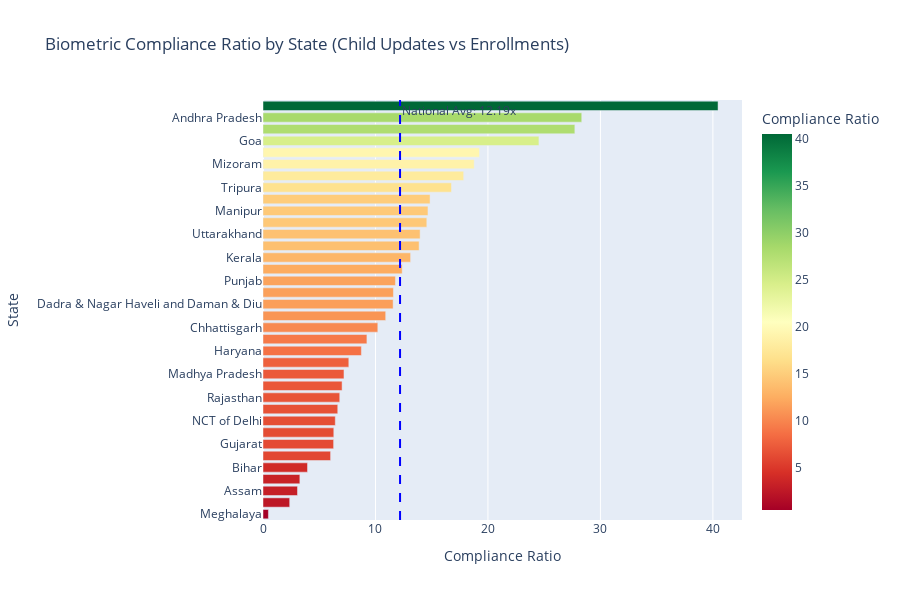

Source (notebook cell):
### Markdown cell above
### 1.3 Visualization: State Compliance Heatmap

### Code cell
# Create compliance visualization
fig = px.bar(
    state_compliance.sort_values('compliance_ratio', ascending=True),
    x='compliance_ratio',
    y='state',
    orientation='h',
    title='Biometric Compliance Ratio by State (Child Updates vs Enrollments)',
    labels={'compliance_ratio': 'Compliance Ratio', 'state': 'State'},
    color='compliance_ratio',
    color_continuous_scale='RdYlGn'
)

fig.add_vline(x=state_compliance['compliance_ratio'].mean(), 
              line_dash="dash", line_color="blue",
              annotation_text=f"National Avg: {state_compliance['compliance_ratio'].mean():.2f}x")

fig.update_layout(height=600, showlegend=False)
fig.show()

save_figure(fig, 'problem1_state_compliance_ratio')

### Figure 1 — Plotly figure (JSON) as saved in the notebook; plotly's stock layout.template omitted (floating-point values rounded to 4 significant figures)
{"data": [{"hovertemplate": "Compliance Ratio=%{marker.color}<br>State=%{y}<extra></extra>", "legendgroup": "", "marker": {"color": [0.4828, 2.374, 3.068, 3.277, 3.958, 6.01, 6.279, 6.295, 6.428, 6.647, 6.824, 7.032, 7.2, 7.63, 8.748, 9.24, 10.21, 10.91, 11.57, 11.6, 11.78, 12.37, 13.12, 13.88, 13.97, 14.56, 14.67, 14.85, 16.76, 17.84, 18.78, 19.25, 24.53, 27.73, 28.34, 40.46], "coloraxis": "coloraxis", "pattern": {"shape": ""}}, "name": "", "orientation": "h", "showlegend": false, "textposition": "auto", "type": "bar", "x": [0.4828, 2.374, 3.068, 3.277, 3.958, 6.01, 6.279, 6.295, 6.428, 6.647, 6.824, 7.032, 7.2, 7.63, 8.748, 9.24, 10.21, 10.91, 11.57, 11.6, 11.78, 12.37, 13.12, 13.88, 13.97, 14.56, 14.67, 14.85, 16.76, 17.84, 18.78, 19.25, 24.53, 27.73, 28.34, 40.46], "xaxis": "x", "y": ["Meghalaya", "Nagaland", "Assam", "West Bengal", "Bihar", "Ladakh", "Gujarat", "Jharkhand", "NCT of Delhi", "Uttar Pradesh", "Rajasthan", "Sikkim", "Madhya Pradesh", "Karnataka", "Haryana", "Telangana", "Chhattisgarh", "Jammu & Kashmir", "Dadra & Nagar Haveli and Daman & Diu", "Maharashtra", "Punjab", "Arunachal Pradesh", "Kerala", "Odisha", "Uttarakhand", "Tamil Nadu", "Manipur", "Puducherry", "Tripura", "Lakshadweep", "Mizoram", "Himachal Pradesh", "Goa", "Chandigarh", "Andhra Pradesh", "Andaman & Nicobar Islands"], "yaxis": "y"}], "layout": {"annotations": [{"showarrow": false, "text": "National Avg: 12.19x", "x": 12.19, "xanchor": "left", "xref": "x", "y": 1, "yanchor": "top", "yref": "y domain"}], "barmode": "relative", "coloraxis": {"colorbar": {"title": {"text": "Compliance Ratio"}}, "colorscale": [[0, "rgb(165,0,38)"], [0.1, "rgb(215,48,39)"], [0.2, "rgb(244,109,67)"], [0.3, "rgb(253,174,97)"], [0.4, "rgb(254,224,139)"], [0.5, "rgb(255,255,191)"], [0.6, "rgb(217,239,139)"], [0.7, "rgb(166,217,106)"], [0.8, "rgb(102,189,99)"], [0.9, "rgb(26,152,80)"], [1, "rgb(0,104,55)"]]}, "height": 600, "legend": {"tracegroupgap": 0}, "shapes": [{"line": {"color": "blue", "dash": "dash"}, "type": "line", "x0": 12.19, "x1": 12.19, "xref": "x", "y0": 0, "y1": 1, "yref": "y domain"}], "showlegend": false, "title": {"text": "Biometric Compliance Ratio by State (Child Updates vs Enrollments)"}, "xaxis": {"anchor": "y", "domain": [0, 1], "title": {"text": "Compliance Ratio"}}, "yaxis": {"anchor": "x", "domain": [0, 1], "title": {"text": "State"}}}}
